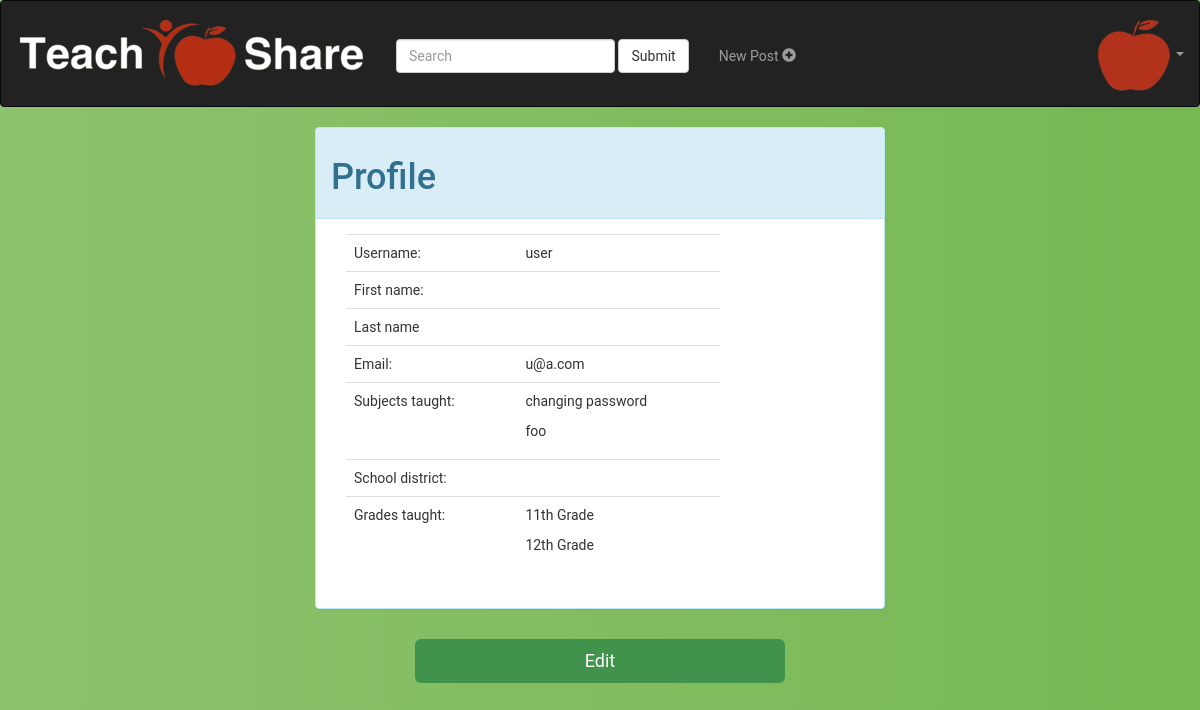
Page /account/profile/ (signed in) on the committed database.
### accounts/models.py (models this page shows)
class SubjectTaught(models.Model):
	subject = models.CharField(max_length=100, default='')
	userProfile = models.ForeignKey(UserProfile, on_delete=models.CASCADE,
		related_name='subjects')

class GradeTaught(models.Model):
	grade = models.CharField(max_length=100, default='')
	userProfile = models.ForeignKey(UserProfile, on_delete=models.CASCADE)

### accounts/views.py (the view)
@login_required(login_url='/account/login')
def view_profile(request):
	args = {
		'user': request.user,
		'userProfile': request.user.userprofile,
		'grades': request.user.userprofile.gradetaught_set.all(),
	}
	return render(request,'accounts/profile.html',args)

### accounts/templates/accounts/profile.html (shortened to what this page needs)
<!DOCTYPE html>
<html>
<head>
{% load static %}
<link rel="stylesheet" href="https://maxcdn.bootstrapcdn.com/bootstrap/3.3.7/css/bootstrap.min.css">
<link rel="stylesheet" href={% static 'accounts/edit_profile.css'%} type = "text/css">
</head>
<body>
<nav class="navbar navbar-inverse ">
  <div class="container-fluid">
    <div class="navbar-header">
      <a class="navbar-brand" href="/account/dashboard">
        <img src="{% static "accounts/tslogo.png" %}" alt="TSLogo"/>
      </a>
    </div>
    <form class="navbar-form navbar-left nav-searchpad">
      <div class="form-group">
        <input type="text" class="form-control" placeholder="Search">
      </div>
      <button type="submit" class="btn btn-default">Submit</button>
    </form>
    <ul class="nav navbar-nav nav-navitems">
      <li><a href="/account/create/">
        <p>New Post <span class="glyphicon glyphicon-plus-sign"></span> </p>
        </a>
      </li>
    </ul>
    <ul class="nav navbar-nav navbar-right">
      <li class="dropdown">
        <a class="dropdown-toggle" data-toggle="dropdown" >
          <img src="{% static "accounts/applelogo.png" %}" alt="TSLogo"/>
        <span class="caret"></span></a>
      </li>
    </ul>
  </div>
</nav>
<div class="col-sm-12 col-md-6 col-lg-6 col-md-offset-3 col-lg-offset-3 toppad" >
  <div class="panel panel-info">
    <div class="panel-heading">
      <div class="panel-title"><h1>Profile</h1></div>
    </div>
  <div class="panel-body">
    <div class="col-md-9 col-lg-9">
        <table class="table table-user-information">
          <tbody>
            <tr>
              <td>Username:</td>
              <td>{{user}}</td>
            </tr>
            <tr>
              <td>First name:</td>
              <td>{{user.first_name}}</td>
            </tr>
            <tr>
              <td>Last name</td>
              <td>{{user.last_name}}</td>
            </tr>
            <tr>
              <td>Email:</td>
              <td>{{user.email}}</td>
            </tr>
              <td>Subjects taught: </td>
               <td>
                {% if userProfile.subjects.all %}
                  {% for subject in userProfile.subjects.all %}
                    <p>{{subject.subject}}</p>
                  {% endfor %}
                {% endif %}
                </td>
              <tr>
              <td>School district:</td>
              <td>{{userProfile.schoolDistrict}}</td>
            </tr>
            <tr>
              <td>Grades taught:</td>
              <td>
                {% if grades %}
                  {% for grade in grades %}
                    <p>{{grade.grade}}</p>
                  {% endfor %}
                {% endif %}
              </td>
            </tr>
          </tbody>
        </table>
      </div>
    </div>
  </div>
</div>
<div class="col-xs-12" style="height:10px;"></div>
<div class="col-lg-12">
    <div class="row">
        <div class="col-xs-4">
        </div>
        <div class="col-xs-4">
            <a href='/account/profile/edit'  button type="button" class="btn btn-primary btn-lg btn-block">Edit</button></a>
        </div>
        <div class="col-xs-4">
        </div>
    </div>
</div>
<div class="col-xs-12" style="height:30px;"></div>
</body>
</html>

### accounts/static/accounts/edit_profile.css (style rules this page uses)
.btn-primary { background: #41924B; color: #ffffff; border: 0 none; }
body { background: #FCF4E3 ; background: -webkit-linear-gradient(right, #76b852, #8DC26F); background: -moz-linear-gradient(right, #76b852, #8DC26F); background: -o-linear-gradient(right, #76b852, #8DC26F); background: linear-gradient(to left, #76b852, #8DC26F); font-family: "Roboto", sans-serif; -webkit-font-smoothing: antialiased; -moz-osx-font-smoothing: grayscale; }
.navbar { min-height:100px !important; }
.nav-navitems { text-align: center; padding-top: 30px; }
.nav-searchpad { text-align: center; padding-top: 30px; }

### rows in the picture
SubjectTaught: subject "changing password"
SubjectTaught: subject "foo"
GradeTaught: grade "11th Grade"
GradeTaught: grade "12th Grade"

### other values in the picture
{{ user }} "user"
{{ user.email }} "u@a.com"
